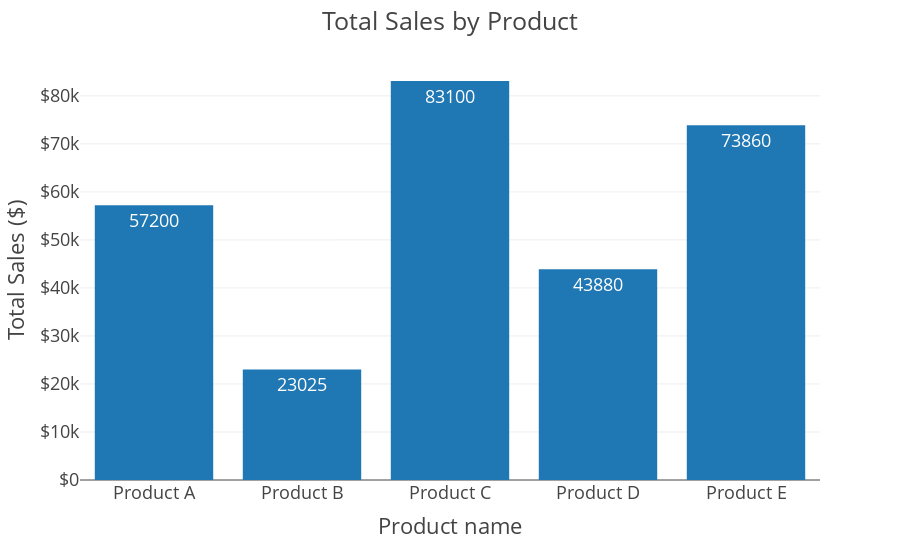

Here is the notebook cell this chart was saved with:
### Code cell
fig = px.bar(df_product,
             x='product_name',
             y='total_sales',
             template=plotly_template,
             text='total_sales')

# Set the layout
fig.update_layout(
    title='Total Sales by Product',
    xaxis_title='Product name',
    yaxis_title='Total Sales ($)',
    yaxis_tickprefix='$',
)

# Show the plot
fig.show()

# Save the chart as a PNG image
fig.write_image(output_dir / 'product_sales.png',
                width=1200,
                height=400,
                scale=4)

### Figure 1 — Plotly figure (JSON) as saved in the notebook; plotly's stock layout.template omitted (floating-point values rounded to 4 significant figures)
{"data": [{"alignmentgroup": "True", "hovertemplate": "product_name=%{x}<br>total_sales=%{text}<extra></extra>", "legendgroup": "", "marker": {"color": "#1F77B4", "pattern": {"shape": ""}}, "name": "", "offsetgroup": "", "orientation": "v", "showlegend": false, "text": [57200, 23025, 83100, 43880, 73860], "textposition": "auto", "type": "bar", "x": ["Product A", "Product B", "Product C", "Product D", "Product E"], "xaxis": "x", "y": [57200, 23025, 83100, 43880, 73860], "yaxis": "y"}], "layout": {"barmode": "relative", "legend": {"tracegroupgap": 0}, "margin": {"t": 60}, "title": {"text": "Total Sales by Product"}, "xaxis": {"anchor": "y", "domain": [0, 1], "title": {"text": "Product name"}}, "yaxis": {"anchor": "x", "domain": [0, 1], "tickprefix": "$", "title": {"text": "Total Sales ($)"}}}}
